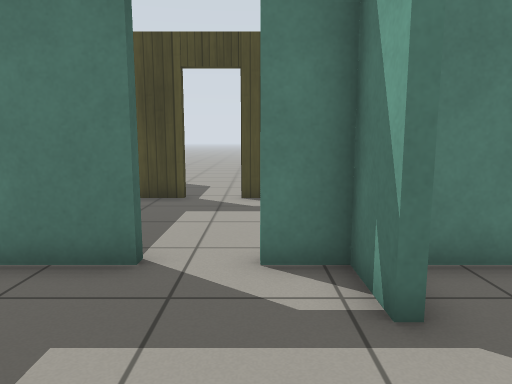
view 1 (above)

17 first-person views from a walk through a robot-simulator world made for Gazebo. The camera is 0.9 m above the floor, tilts 8° down and sees 70° across. The floor is counted in squares, 0.5 m on a side. Each view is taken from the middle of a square. On the plan, view 1 faces up. The plan holds only what a view shows up to about 18 squares ahead; the rest is blank. Gazebo's built-in surfaces are drawn with simple patterns.

view 2
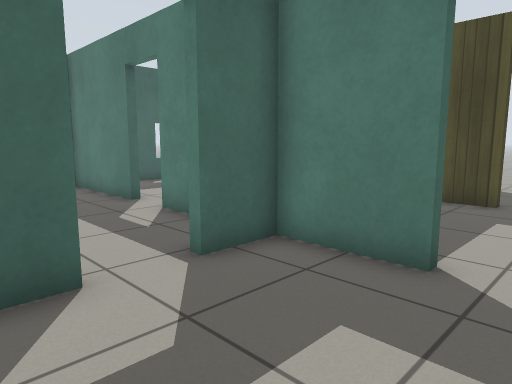

view 3
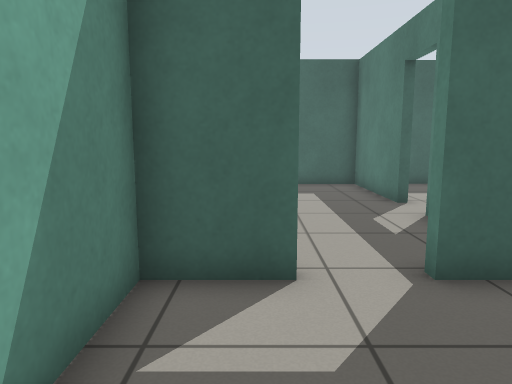

view 4
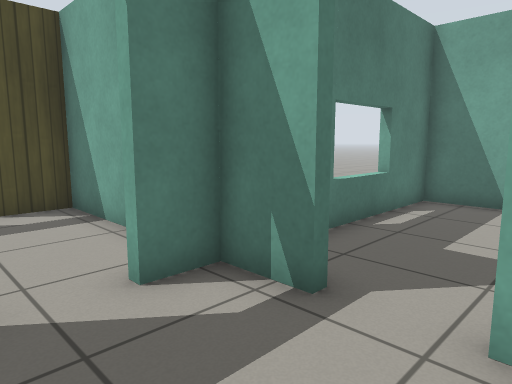

view 5
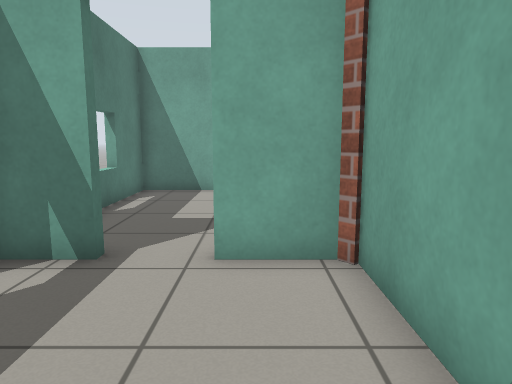

view 6
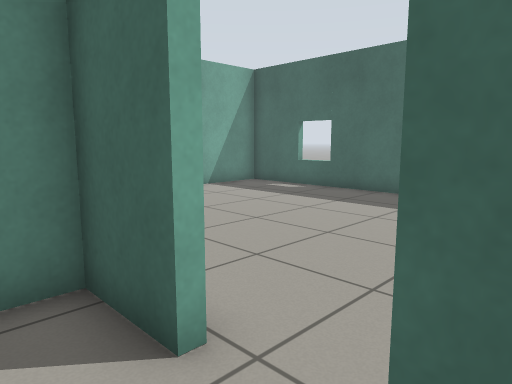

view 7
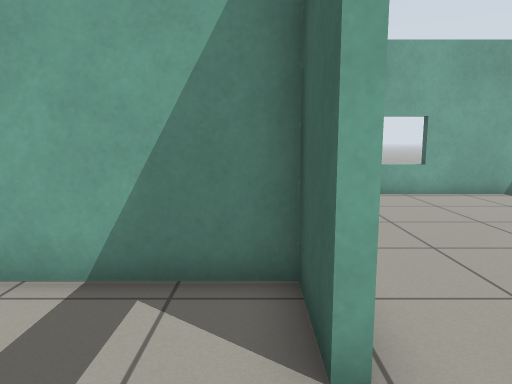

view 8
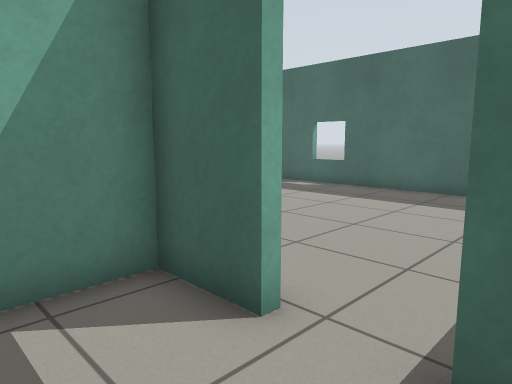

view 9
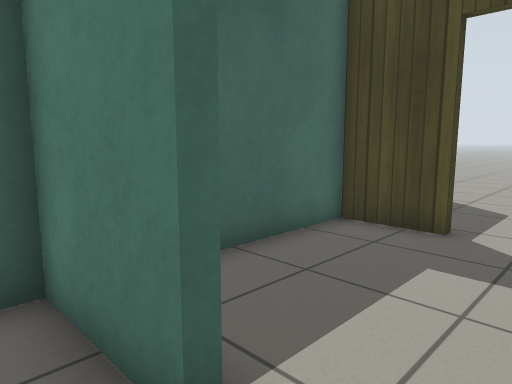

view 10
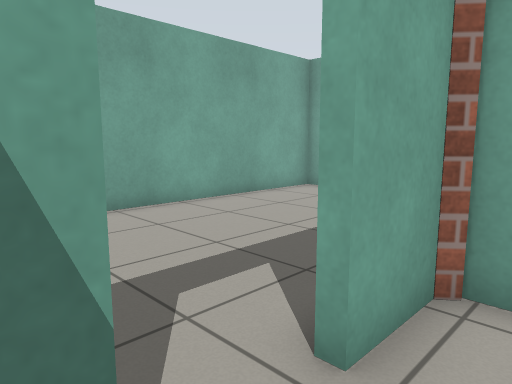

view 11
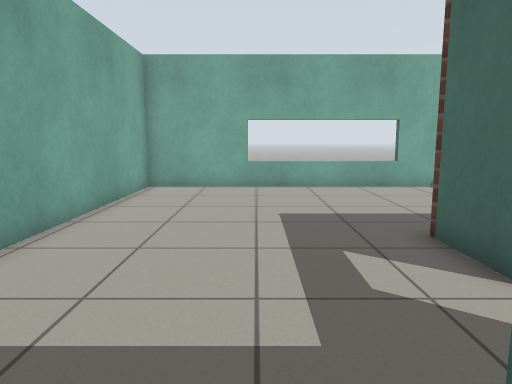

view 12
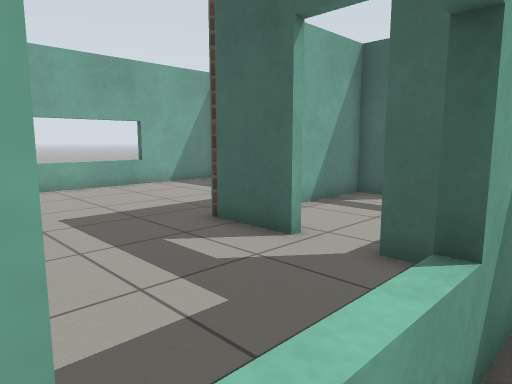

view 13
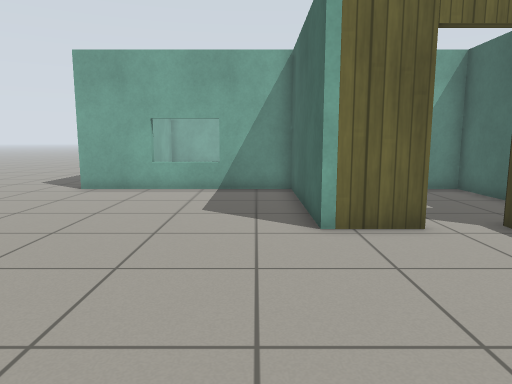

view 14
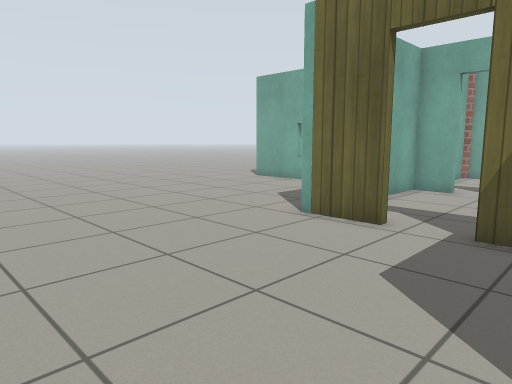

view 15
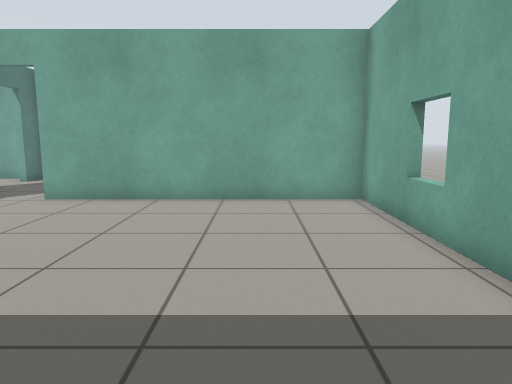

view 16
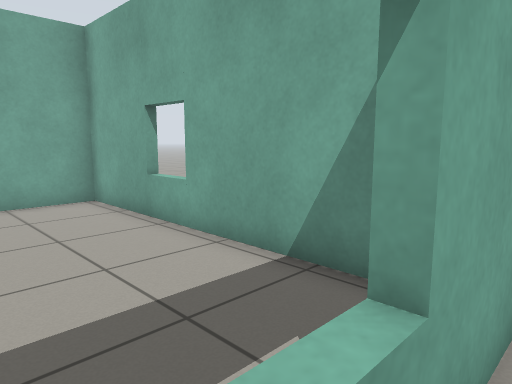

view 17
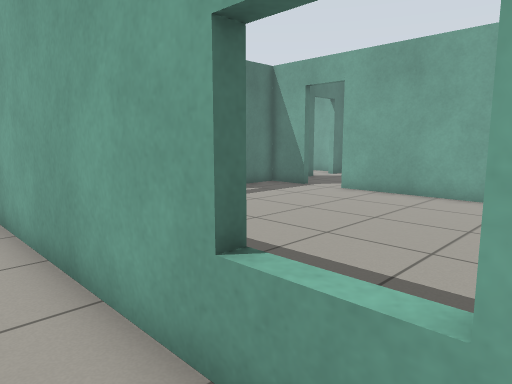

### Floor plan
Ten units are one square. View 1 is at (0, 0); x grows to the right and y downward. Boxes are objects, and circles mark ways between rooms. Rooms are numbered by the first view taken in them; rooms with no view inside come last. Other rooms are left out.
<svg viewBox="-159 -122 260 210">
<path fill="none" stroke="#000" d="M-45 -16 -45 5 14 5 14 -15M-17 -51 -45 -51 -45 -33M14 -34 14 -51 1 -51M-5 -117 17 -117 17 -54 96 -54M-29 -117 -22 -117M-154 78 -154 -34M-152 -6 -152 83 -48 83 -48 -16M-105 -51 -152 -51 -152 -27M-48 -33 -48 -51 -88 -51M17 -15 17 9M17 -43 17 -34M92 -25 92 -51 25 -51M-42 83 92 83 92 -3M1 -54 14 -54 14 -114 -5 -114M-22 -114 -45 -114 -45 -54 -34 -54"/>
<circle cx="-50" cy="-25" r="3" fill="#2a7"/>
<circle cx="15" cy="-25" r="3" fill="#2a7"/>
<circle cx="-5" cy="-50" r="3" fill="#2a7"/>
<circle cx="-15" cy="-115" r="3" fill="#2a7"/>
<text x="-20" y="-20">1</text>
<text x="30" y="-70">2</text>
<text x="-100" y="10">3</text>
<text x="30" y="30">4</text>
<text x="-20" y="-80">5</text>
</svg>
Room 1 opens to room 3. Room 1 opens to room 4. Room 1 opens to room 5. Room 2 opens to room 5.

Where each view was taken, in squares from view 1:
view 1: 0 up, 0 right, facing up
view 2: 0 up, 0 right, facing up-left
view 3: 1 up, 0 right, facing left
view 4: 1 up, 2 left, facing up-right
view 5: 1 up, 4 left, facing right
view 6: 4 up, 3 left, facing down-left
view 7: 4 up, 4 left, facing down
view 8: 4 up, 2 left, facing down-left
view 9: 4 up, 0 right, facing up-left
view 10: 4 up, 0 right, facing down-right
view 11: 6 up, 5 right, facing down
view 12: 6 up, 7 right, facing down-left
view 13: 19 up, 3 right, facing down
view 14: 19 up, 4 left, facing down-right
view 15: 5 down, 16 left, facing right
view 16: 4 down, 16 left, facing down-right
view 17: 6 down, 17 left, facing up-right
